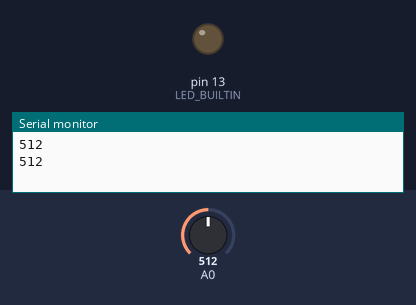
A sketch run on a simulated Arduino Uno, built with avr-gcc and run on an emulated ATmega328P. Parts: output pins drawn as LEDs (lit = HIGH), the last lines printed to the serial monitor. The test bench sets the inputs (shaded band); at power-on: A0 = 512.

Above: at 1.8 s.
1.9 s: A0 set to 592
3.4 s: A0 set to 616
At 4.05 s:
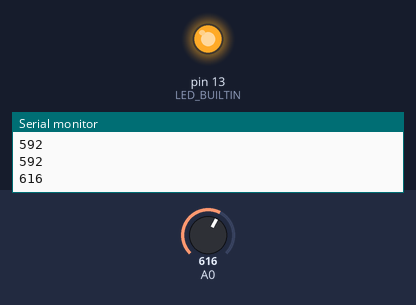
7.1 s: A0 set to 590
At 8.2 s:
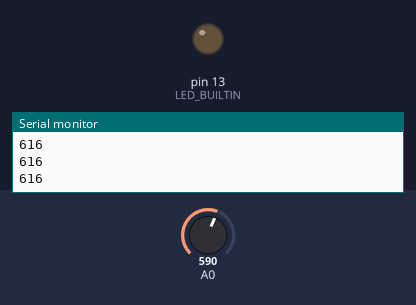
8.6 s: A0 set to 610
At 9.45 s:
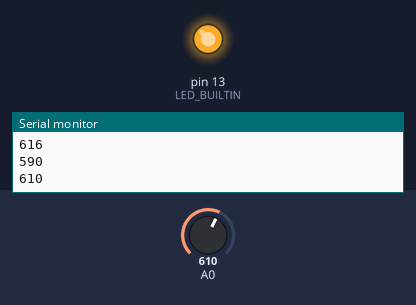
Timing chart, 0 to 13.2 s (numbered marks = the images above; inputs shaded):
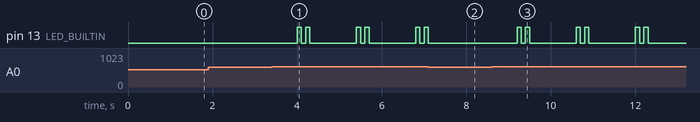

The sketch:

Task4.4.ino
```cpp
int value = 0;

void setup() {

  pinMode(LED_BUILTIN, OUTPUT);
  Serial.begin(9600);

}

void loop() {
//Serial.println("HELLO");
  value = analogRead(0);
  Serial.println(value);
if (value < 300)
{
    digitalWrite(LED_BUILTIN, HIGH);

}


else if (value > 600)
{
  digitalWrite(LED_BUILTIN, HIGH);
  delay(100);
  digitalWrite(LED_BUILTIN, LOW);
  delay(100);
  digitalWrite(LED_BUILTIN, HIGH);
  delay(100);
  digitalWrite(LED_BUILTIN, LOW);
  delay(100);
}

 delay(1000);

}
```

Measured:
- the behaviour switches between 600 and 601 on A0 (found by bisection; images 0 and 1)
- after the input at 3.4 s, pin 13 (LED_BUILTIN): LOW → HIGH after 0.60 s, then repeats every 1.4 s: LOW 0.10 s, HIGH 0.10 s, LOW 1.1 s, HIGH 0.10 s
- after the input at 7.1 s, pin 13 (LED_BUILTIN): goes on until 7.1 s, then stays LOW
- after the input at 8.6 s, pin 13 (LED_BUILTIN): LOW → HIGH after 0.60 s, then repeats every 1.4 s: LOW 0.10 s, HIGH 0.10 s, LOW 1.1 s, HIGH 0.10 s
